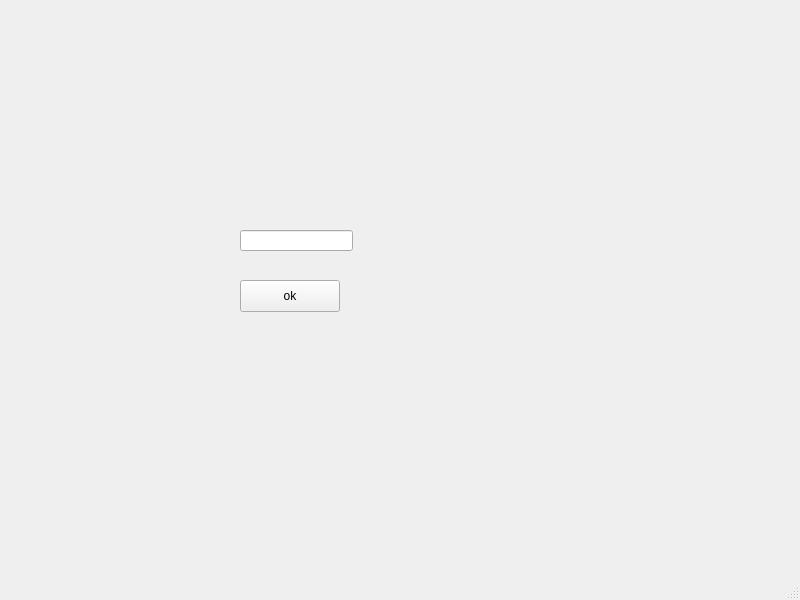
<?xml version="1.0" encoding="UTF-8"?>
<ui version="4.0">
 <class>MainWindow</class>
 <widget class="QMainWindow" name="MainWindow">
  <property name="geometry">
   <rect>
    <x>0</x>
    <y>0</y>
    <width>800</width>
    <height>600</height>
   </rect>
  </property>
  <property name="windowTitle">
   <string>MainWindow</string>
  </property>
  <widget class="QWidget" name="centralwidget">
   <widget class="QPushButton" name="pushButton">
    <property name="geometry">
     <rect>
      <x>240</x>
      <y>280</y>
      <width>100</width>
      <height>32</height>
     </rect>
    </property>
    <property name="text">
     <string>ok</string>
    </property>
   </widget>
   <widget class="QLineEdit" name="lineEdit">
    <property name="geometry">
     <rect>
      <x>240</x>
      <y>230</y>
      <width>113</width>
      <height>21</height>
     </rect>
    </property>
   </widget>
  </widget>
  <widget class="QMenuBar" name="menubar">
   <property name="geometry">
    <rect>
     <x>0</x>
     <y>0</y>
     <width>800</width>
     <height>24</height>
    </rect>
   </property>
  </widget>
  <widget class="QStatusBar" name="statusbar"/>
 </widget>
 <resources/>
 <connections/>
</ui>
